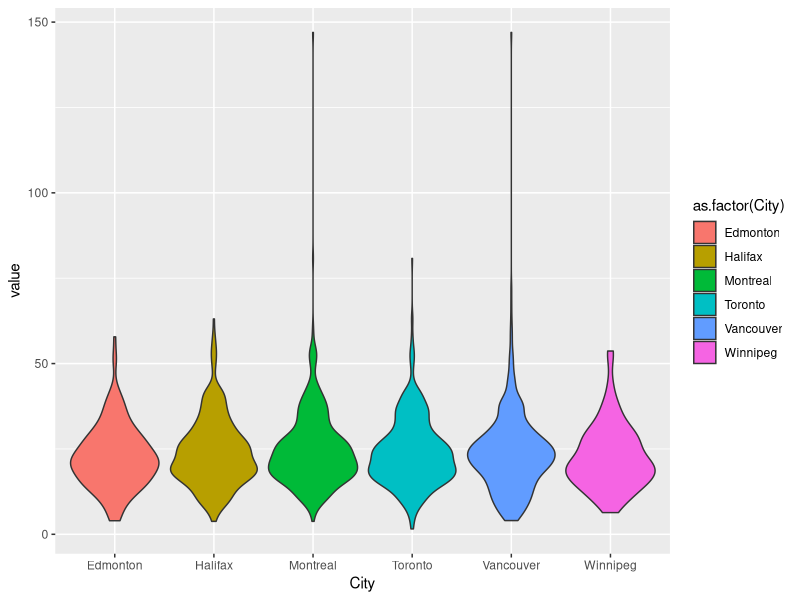
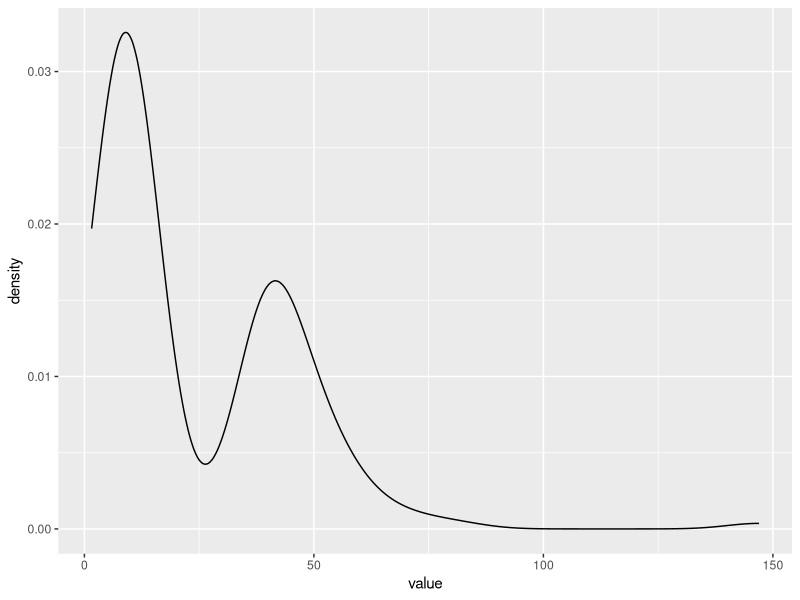

R code for these plots, in order: (Note: this script raises an error after producing the figures.)
# Generate lists of weird species by city and overall. Weird species are species with trait values in the 5th and 9th percentile.
# At this point, only considering one trait: Leaf area per leaf dry mass (specific leaf area, SLA or 1/LMA): petiole excluded

library(dplyr)
library(ggplot2)

# read in species occurance + trait data and filter for traits of interest
species_traits <- read.csv("data/species_and_their_traits.csv", header = TRUE, stringsAsFactors = FALSE)

sla <- species_traits %>%
    select(-count) %>%
    filter(TraitName == "Leaf area per leaf dry mass (specific leaf area, SLA or 1/LMA): petiole excluded") %>%
    mutate(TraitName = "SLA") # Make the trait name easier to work with

# have a quick peek at the data

ggplot(sla, aes(x=City, y=value, fill=as.factor(City))) +
    geom_violin()

# calculate percentiles

# pick low and high percentiles

lowp <- 0.10
highp <- 0.90

# GLOBALLY WEIRD
global_percentile <- quantile(sla$value, probs=c(lowp, highp))

global_weird <- sla %>%
    select(-City, -quadrat) %>%
    distinct() %>%
    filter(value < global_percentile[1] | value > global_percentile[2]) %>%
    arrange(value)

nrow(global_weird) # 158 globally weird species

# visual check - two humped?

ggplot(global_weird, aes(x=value)) +
    geom_density()

# write out globally weird
write.csv(global_weird, "analysis/canada_weird.csv", row.names = FALSE)

# LOCALLY WEIRD

# calculate weirdness percentiles for each city
local_percentile <- sla %>%
    select(-quadrat) %>%
    group_by(City) %>%
    summarise(low=quantile(value, probs=lowp), high=quantile(value, probs=highp))

# get list of weird species in each city
local_weird <- sla %>%
    left_join(local_percentile) %>%
    filter(value < low | value > high) %>%
    select(-low, -high)

# counts of weird
local_weird %>%
    group_by(City) %>%
    summarise(weird=n())

# City      weird
# <chr>     <int>
#1 Edmonton     34
# 2 Halifax      72
# 3 Montreal    103
# 4 Toronto     109
# 5 Vancouver   102
# 6 Winnipeg     24

# visual check - two humped?
ggplot(local_weird, aes(x=value, fill=as.factor(City))) +
    geom_density(alpha=0.5)

# write out locally weird
write.csv(local_weird, "analysis/city_weird.csv", row.names = FALSE)

# HYPERLOCALLY WEIRD (quadrat)

hyperlocal_percentile <- sla %>%
    group_by(City, quadrat) %>%
    summarise(low=quantile(value, probs=lowp), high=quantile(value, probs=highp))

# get list of weird species in each quadrat
hyperlocal_weird <- sla %>%
    left_join(hyperlocal_percentile) %>%
    filter(value < low | value > high) %>%
    select(-low, -high)

# visual check - two humped?
ggplot(local_weird, aes(x=value, fill=as.factor(City))) +
    geom_density(alpha=0.5) +
    facet_wrap("quadrat")

# write out hyperlocally weird
write.csv(hyperlocal_weird, "analysis/quadrat_weird.csv", row.names = FALSE)
